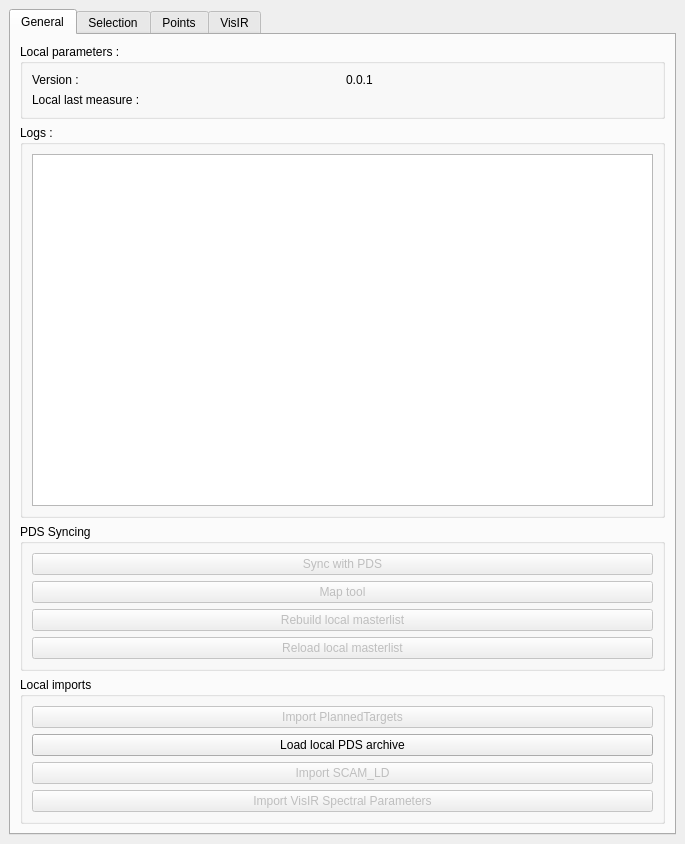
<?xml version="1.0" encoding="UTF-8"?>
<ui version="4.0">
 <class>supercamQGISCompanionDockWidgetBase</class>
 <widget class="QDockWidget" name="supercamQGISCompanionDockWidgetBase">
  <property name="geometry">
   <rect>
    <x>0</x>
    <y>0</y>
    <width>685</width>
    <height>844</height>
   </rect>
  </property>
  <property name="windowTitle">
   <string>SuperCam QGIS Companion</string>
  </property>
  <widget class="QWidget" name="dockWidgetContents">
   <layout class="QGridLayout" name="gridLayout">
    <item row="0" column="0">
     <widget class="QTabWidget" name="tabWidget">
      <property name="currentIndex">
       <number>0</number>
      </property>
      <widget class="QWidget" name="tab">
       <attribute name="title">
        <string>General</string>
       </attribute>
       <layout class="QGridLayout" name="gridLayout_9">
        <item row="0" column="0">
         <widget class="QGroupBox" name="groupBox">
          <property name="title">
           <string>Local parameters :</string>
          </property>
          <layout class="QGridLayout" name="gridLayout_8">
           <item row="1" column="0">
            <layout class="QHBoxLayout" name="horizontalLayout_10">
             <item>
              <widget class="QLabel" name="label_3">
               <property name="text">
                <string>Local last measure :</string>
               </property>
              </widget>
             </item>
             <item>
              <widget class="QLabel" name="localLastMeasure_Label">
               <property name="text">
                <string>&lt;unknown&gt;</string>
               </property>
              </widget>
             </item>
            </layout>
           </item>
           <item row="0" column="0">
            <layout class="QHBoxLayout" name="horizontalLayout_9">
             <item>
              <widget class="QLabel" name="label">
               <property name="text">
                <string>Version :</string>
               </property>
              </widget>
             </item>
             <item>
              <widget class="QLabel" name="version_Label">
               <property name="text">
                <string>0.0.1</string>
               </property>
              </widget>
             </item>
            </layout>
           </item>
          </layout>
         </widget>
        </item>
        <item row="2" column="0">
         <widget class="QGroupBox" name="groupBox_3">
          <property name="title">
           <string>PDS Syncing</string>
          </property>
          <layout class="QGridLayout" name="gridLayout_7">
           <item row="1" column="0">
            <widget class="QPushButton" name="mapTool_button">
             <property name="enabled">
              <bool>false</bool>
             </property>
             <property name="text">
              <string>Map tool</string>
             </property>
            </widget>
           </item>
           <item row="0" column="0">
            <widget class="QPushButton" name="syncPDS_button">
             <property name="enabled">
              <bool>false</bool>
             </property>
             <property name="text">
              <string>Sync with PDS</string>
             </property>
            </widget>
           </item>
           <item row="2" column="0">
            <widget class="QPushButton" name="rebuildLocalMasterlist_button">
             <property name="enabled">
              <bool>false</bool>
             </property>
             <property name="text">
              <string>Rebuild local masterlist</string>
             </property>
            </widget>
           </item>
           <item row="3" column="0">
            <widget class="QPushButton" name="reloadLocalMasterlist_button">
             <property name="enabled">
              <bool>false</bool>
             </property>
             <property name="text">
              <string>Reload local masterlist</string>
             </property>
            </widget>
           </item>
          </layout>
         </widget>
        </item>
        <item row="1" column="0">
         <widget class="QGroupBox" name="groupBox_2">
          <property name="title">
           <string>Logs :</string>
          </property>
          <layout class="QGridLayout" name="gridLayout_6">
           <item row="0" column="0">
            <widget class="QTextEdit" name="logs_TextEdit">
             <property name="readOnly">
              <bool>true</bool>
             </property>
            </widget>
           </item>
          </layout>
         </widget>
        </item>
        <item row="3" column="0">
         <widget class="QGroupBox" name="groupBox_9">
          <property name="title">
           <string>Local imports</string>
          </property>
          <layout class="QGridLayout" name="gridLayout_13">
           <item row="3" column="0">
            <widget class="QPushButton" name="visIRSpectralParametersImport_button">
             <property name="enabled">
              <bool>false</bool>
             </property>
             <property name="toolTip">
              <string>&lt;html&gt;&lt;head/&gt;&lt;body&gt;&lt;p&gt;VISIr spectral parameters, ...&lt;/p&gt;&lt;/body&gt;&lt;/html&gt;</string>
             </property>
             <property name="text">
              <string>Import VisIR Spectral Parameters</string>
             </property>
            </widget>
           </item>
           <item row="0" column="0">
            <widget class="QPushButton" name="plannedTargetsImport_button">
             <property name="enabled">
              <bool>false</bool>
             </property>
             <property name="toolTip">
              <string>&lt;html&gt;&lt;head/&gt;&lt;body&gt;&lt;p&gt;PlannedTargets, ...&lt;/p&gt;&lt;/body&gt;&lt;/html&gt;</string>
             </property>
             <property name="text">
              <string>Import PlannedTargets</string>
             </property>
            </widget>
           </item>
           <item row="2" column="0">
            <widget class="QPushButton" name="SCAMLDImport_button">
             <property name="enabled">
              <bool>false</bool>
             </property>
             <property name="text">
              <string>Import SCAM_LD</string>
             </property>
            </widget>
           </item>
           <item row="1" column="0">
            <widget class="QPushButton" name="pushButton">
             <property name="text">
              <string>Load local PDS archive</string>
             </property>
            </widget>
           </item>
          </layout>
         </widget>
        </item>
       </layout>
      </widget>
      <widget class="QWidget" name="tab_3">
       <attribute name="title">
        <string>Selection</string>
       </attribute>
       <layout class="QGridLayout" name="gridLayout_12">
        <item row="0" column="0">
         <widget class="QGroupBox" name="groupBox_7">
          <property name="title">
           <string>Points list</string>
          </property>
          <layout class="QGridLayout" name="gridLayout_11">
           <item row="0" column="0">
            <widget class="QListWidget" name="listWidget"/>
           </item>
          </layout>
         </widget>
        </item>
        <item row="1" column="0">
         <widget class="QGroupBox" name="groupBox_8">
          <property name="title">
           <string>Selection options</string>
          </property>
         </widget>
        </item>
       </layout>
      </widget>
      <widget class="QWidget" name="tab_2">
       <attribute name="title">
        <string>Points</string>
       </attribute>
       <layout class="QGridLayout" name="gridLayout_5">
        <item row="0" column="0">
         <layout class="QHBoxLayout" name="horizontalLayout_7">
          <item>
           <layout class="QHBoxLayout" name="horizontalLayout">
            <item>
             <widget class="QLabel" name="_name">
              <property name="text">
               <string>Name :</string>
              </property>
             </widget>
            </item>
            <item>
             <widget class="QLabel" name="name">
              <property name="text">
               <string>&lt;name&gt;</string>
              </property>
             </widget>
            </item>
           </layout>
          </item>
          <item>
           <spacer name="horizontalSpacer">
            <property name="orientation">
             <enum>Qt::Horizontal</enum>
            </property>
            <property name="sizeHint" stdset="0">
             <size>
              <width>20</width>
              <height>20</height>
             </size>
            </property>
           </spacer>
          </item>
          <item>
           <layout class="QHBoxLayout" name="horizontalLayout_2">
            <item>
             <widget class="QLabel" name="_time">
              <property name="text">
               <string>Time :</string>
              </property>
             </widget>
            </item>
            <item>
             <widget class="QLabel" name="time">
              <property name="text">
               <string>&lt;Time&gt;</string>
              </property>
             </widget>
            </item>
           </layout>
          </item>
         </layout>
        </item>
        <item row="1" column="0">
         <layout class="QHBoxLayout" name="horizontalLayout_8">
          <item>
           <layout class="QHBoxLayout" name="horizontalLayout_3">
            <item>
             <widget class="QLabel" name="_lat">
              <property name="text">
               <string>Lat :</string>
              </property>
             </widget>
            </item>
            <item>
             <widget class="QLabel" name="lat">
              <property name="text">
               <string>18,43071</string>
              </property>
             </widget>
            </item>
           </layout>
          </item>
          <item>
           <layout class="QHBoxLayout" name="horizontalLayout_4">
            <item>
             <widget class="QLabel" name="_lon">
              <property name="text">
               <string>Lon :</string>
              </property>
             </widget>
            </item>
            <item>
             <widget class="QLabel" name="lon">
              <property name="text">
               <string> 77,45372</string>
              </property>
             </widget>
            </item>
           </layout>
          </item>
          <item>
           <spacer name="horizontalSpacer_2">
            <property name="orientation">
             <enum>Qt::Horizontal</enum>
            </property>
            <property name="sizeHint" stdset="0">
             <size>
              <width>40</width>
              <height>20</height>
             </size>
            </property>
           </spacer>
          </item>
          <item>
           <layout class="QHBoxLayout" name="horizontalLayout_6">
            <item>
             <widget class="QLabel" name="_el">
              <property name="text">
               <string>El :</string>
              </property>
             </widget>
            </item>
            <item>
             <widget class="QLabel" name="el">
              <property name="text">
               <string>-48,52 °</string>
              </property>
             </widget>
            </item>
           </layout>
          </item>
          <item>
           <layout class="QHBoxLayout" name="horizontalLayout_5">
            <item>
             <widget class="QLabel" name="_az">
              <property name="text">
               <string>Az :</string>
              </property>
             </widget>
            </item>
            <item>
             <widget class="QLabel" name="az">
              <property name="text">
               <string>123,236 °</string>
              </property>
             </widget>
            </item>
           </layout>
          </item>
         </layout>
        </item>
        <item row="2" column="0">
         <widget class="QGroupBox" name="groupBox_6">
          <property name="title">
           <string>RMI</string>
          </property>
          <layout class="QGridLayout" name="gridLayout_4">
           <item row="0" column="0">
            <widget class="ImageView" name="RMI_imageView"/>
           </item>
          </layout>
         </widget>
        </item>
       </layout>
      </widget>
      <widget class="QWidget" name="VisIR_tab">
       <attribute name="title">
        <string>VisIR</string>
       </attribute>
       <layout class="QGridLayout" name="gridLayout_10">
        <item row="0" column="0">
         <widget class="QSplitter" name="splitter">
          <property name="orientation">
           <enum>Qt::Vertical</enum>
          </property>
          <widget class="QGroupBox" name="groupBox_4">
           <property name="title">
            <string>Spectra</string>
           </property>
           <layout class="QGridLayout" name="gridLayout_2">
            <item row="0" column="0">
             <widget class="PlotWidget" name="current_IRSPlot"/>
            </item>
           </layout>
          </widget>
          <widget class="QGroupBox" name="groupBox_5">
           <property name="title">
            <string>Spectral parameters</string>
           </property>
           <layout class="QGridLayout" name="gridLayout_3">
            <item row="0" column="0">
             <widget class="QSplitter" name="splitter_2">
              <property name="orientation">
               <enum>Qt::Horizontal</enum>
              </property>
              <widget class="QWidget" name="layoutWidget">
               <layout class="QVBoxLayout" name="verticalLayout">
                <item>
                 <widget class="QTableWidget" name="spectralParameters_table">
                  <row>
                   <property name="text">
                    <string>BD1420</string>
                   </property>
                  </row>
                  <row>
                   <property name="text">
                    <string>BD1900_2</string>
                   </property>
                  </row>
                  <row>
                   <property name="text">
                    <string>BD1920</string>
                   </property>
                  </row>
                  <row>
                   <property name="text">
                    <string>BD1930</string>
                   </property>
                  </row>
                  <row>
                   <property name="text">
                    <string>BD1940</string>
                   </property>
                  </row>
                  <row>
                   <property name="text">
                    <string>BD2210</string>
                   </property>
                  </row>
                  <row>
                   <property name="text">
                    <string>BD2280</string>
                   </property>
                  </row>
                  <row>
                   <property name="text">
                    <string>BD2320</string>
                   </property>
                  </row>
                  <row>
                   <property name="text">
                    <string>LCPINDEX2</string>
                   </property>
                  </row>
                  <row>
                   <property name="text">
                    <string>HCPINDEX2</string>
                   </property>
                  </row>
                  <row>
                   <property name="text">
                    <string>BD2530</string>
                   </property>
                  </row>
                  <row>
                   <property name="text">
                    <string>SINDEX2</string>
                   </property>
                  </row>
                  <row>
                   <property name="text">
                    <string>S2100_2500</string>
                   </property>
                  </row>
                  <row>
                   <property name="text">
                    <string>S1350_1800</string>
                   </property>
                  </row>
                  <row>
                   <property name="text">
                    <string>BD433</string>
                   </property>
                  </row>
                  <row>
                   <property name="text">
                    <string>BD545</string>
                   </property>
                  </row>
                  <row>
                   <property name="text">
                    <string>BD650</string>
                   </property>
                  </row>
                  <row>
                   <property name="text">
                    <string>R6744</string>
                   </property>
                  </row>
                  <row>
                   <property name="text">
                    <string>R7584</string>
                   </property>
                  </row>
                  <row>
                   <property name="text">
                    <string>S6744</string>
                   </property>
                  </row>
                  <row>
                   <property name="text">
                    <string>S7584</string>
                   </property>
                  </row>
                  <row>
                   <property name="text">
                    <string>S6075</string>
                   </property>
                  </row>
                  <row>
                   <property name="text">
                    <string>R6084</string>
                   </property>
                  </row>
                  <row>
                   <property name="text">
                    <string>S6084</string>
                   </property>
                  </row>
                  <column>
                   <property name="text">
                    <string>Mean</string>
                   </property>
                  </column>
                  <column>
                   <property name="text">
                    <string>Median</string>
                   </property>
                  </column>
                  <column>
                   <property name="text">
                    <string>StDev</string>
                   </property>
                  </column>
                  <item row="0" column="0">
                   <property name="text">
                    <string>#</string>
                   </property>
                  </item>
                  <item row="0" column="1">
                   <property name="text">
                    <string>#</string>
                   </property>
                  </item>
                  <item row="0" column="2">
                   <property name="text">
                    <string>#</string>
                   </property>
                  </item>
                  <item row="1" column="0">
                   <property name="text">
                    <string>#</string>
                   </property>
                  </item>
                  <item row="1" column="1">
                   <property name="text">
                    <string>#</string>
                   </property>
                  </item>
                  <item row="1" column="2">
                   <property name="text">
                    <string>#</string>
                   </property>
                  </item>
                  <item row="2" column="0">
                   <property name="text">
                    <string>#</string>
                   </property>
                  </item>
                  <item row="2" column="1">
                   <property name="text">
                    <string>#</string>
                   </property>
                  </item>
                  <item row="2" column="2">
                   <property name="text">
                    <string>#</string>
                   </property>
                  </item>
                  <item row="3" column="0">
                   <property name="text">
                    <string>#</string>
                   </property>
                  </item>
                  <item row="3" column="1">
                   <property name="text">
                    <string>#</string>
                   </property>
                  </item>
                  <item row="3" column="2">
                   <property name="text">
                    <string>#</string>
                   </property>
                  </item>
                  <item row="4" column="0">
                   <property name="text">
                    <string>#</string>
                   </property>
                  </item>
                  <item row="4" column="1">
                   <property name="text">
                    <string>#</string>
                   </property>
                  </item>
                  <item row="4" column="2">
                   <property name="text">
                    <string>#</string>
                   </property>
                  </item>
                  <item row="5" column="0">
                   <property name="text">
                    <string>#</string>
                   </property>
                  </item>
                  <item row="5" column="1">
                   <property name="text">
                    <string>#</string>
                   </property>
                  </item>
                  <item row="5" column="2">
                   <property name="text">
                    <string>#</string>
                   </property>
                  </item>
                  <item row="6" column="0">
                   <property name="text">
                    <string>#</string>
                   </property>
                  </item>
                  <item row="6" column="1">
                   <property name="text">
                    <string>#</string>
                   </property>
                  </item>
                  <item row="6" column="2">
                   <property name="text">
                    <string>#</string>
                   </property>
                  </item>
                  <item row="7" column="0">
                   <property name="text">
                    <string>#</string>
                   </property>
                  </item>
                  <item row="7" column="1">
                   <property name="text">
                    <string>#</string>
                   </property>
                  </item>
                  <item row="7" column="2">
                   <property name="text">
                    <string>#</string>
                   </property>
                  </item>
                  <item row="8" column="0">
                   <property name="text">
                    <string>#</string>
                   </property>
                  </item>
                  <item row="8" column="1">
                   <property name="text">
                    <string>#</string>
                   </property>
                  </item>
                  <item row="8" column="2">
                   <property name="text">
                    <string>#</string>
                   </property>
                  </item>
                  <item row="9" column="0">
                   <property name="text">
                    <string>#</string>
                   </property>
                  </item>
                  <item row="9" column="1">
                   <property name="text">
                    <string>#</string>
                   </property>
                  </item>
                  <item row="9" column="2">
                   <property name="text">
                    <string>#</string>
                   </property>
                  </item>
                  <item row="10" column="0">
                   <property name="text">
                    <string>#</string>
                   </property>
                  </item>
                  <item row="10" column="1">
                   <property name="text">
                    <string>#</string>
                   </property>
                  </item>
                  <item row="10" column="2">
                   <property name="text">
                    <string>#</string>
                   </property>
                  </item>
                  <item row="11" column="0">
                   <property name="text">
                    <string>#</string>
                   </property>
                  </item>
                  <item row="11" column="1">
                   <property name="text">
                    <string>#</string>
                   </property>
                  </item>
                  <item row="11" column="2">
                   <property name="text">
                    <string>#</string>
                   </property>
                  </item>
                  <item row="12" column="0">
                   <property name="text">
                    <string>#</string>
                   </property>
                  </item>
                  <item row="12" column="1">
                   <property name="text">
                    <string>#</string>
                   </property>
                  </item>
                  <item row="12" column="2">
                   <property name="text">
                    <string>#</string>
                   </property>
                  </item>
                  <item row="13" column="0">
                   <property name="text">
                    <string>#</string>
                   </property>
                  </item>
                  <item row="13" column="1">
                   <property name="text">
                    <string>#</string>
                   </property>
                  </item>
                  <item row="13" column="2">
                   <property name="text">
                    <string>#</string>
                   </property>
                  </item>
                  <item row="14" column="0">
                   <property name="text">
                    <string>#</string>
                   </property>
                  </item>
                  <item row="14" column="1">
                   <property name="text">
                    <string>#</string>
                   </property>
                  </item>
                  <item row="14" column="2">
                   <property name="text">
                    <string>#</string>
                   </property>
                  </item>
                  <item row="15" column="0">
                   <property name="text">
                    <string>#</string>
                   </property>
                  </item>
                  <item row="15" column="1">
                   <property name="text">
                    <string>#</string>
                   </property>
                  </item>
                  <item row="15" column="2">
                   <property name="text">
                    <string>#</string>
                   </property>
                  </item>
                  <item row="16" column="0">
                   <property name="text">
                    <string>#</string>
                   </property>
                  </item>
                  <item row="16" column="1">
                   <property name="text">
                    <string>#</string>
                   </property>
                  </item>
                  <item row="16" column="2">
                   <property name="text">
                    <string>#</string>
                   </property>
                  </item>
                  <item row="17" column="0">
                   <property name="text">
                    <string>#</string>
                   </property>
                  </item>
                  <item row="17" column="1">
                   <property name="text">
                    <string>#</string>
                   </property>
                  </item>
                  <item row="17" column="2">
                   <property name="text">
                    <string>#</string>
                   </property>
                  </item>
                  <item row="18" column="0">
                   <property name="text">
                    <string>#</string>
                   </property>
                  </item>
                  <item row="18" column="1">
                   <property name="text">
                    <string>#</string>
                   </property>
                  </item>
                  <item row="18" column="2">
                   <property name="text">
                    <string>#</string>
                   </property>
                  </item>
                  <item row="19" column="0">
                   <property name="text">
                    <string>#</string>
                   </property>
                  </item>
                  <item row="19" column="1">
                   <property name="text">
                    <string>#</string>
                   </property>
                  </item>
                  <item row="19" column="2">
                   <property name="text">
                    <string>#</string>
                   </property>
                  </item>
                  <item row="20" column="0">
                   <property name="text">
                    <string>#</string>
                   </property>
                  </item>
                  <item row="20" column="1">
                   <property name="text">
                    <string>#</string>
                   </property>
                  </item>
                  <item row="20" column="2">
                   <property name="text">
                    <string>#</string>
                   </property>
                  </item>
                  <item row="21" column="0">
                   <property name="text">
                    <string>#</string>
                   </property>
                  </item>
                  <item row="21" column="1">
                   <property name="text">
                    <string>#</string>
                   </property>
                  </item>
                  <item row="21" column="2">
                   <property name="text">
                    <string>#</string>
                   </property>
                  </item>
                  <item row="22" column="0">
                   <property name="text">
                    <string>#</string>
                   </property>
                  </item>
                  <item row="22" column="1">
                   <property name="text">
                    <string>#</string>
                   </property>
                  </item>
                  <item row="22" column="2">
                   <property name="text">
                    <string>#</string>
                   </property>
                  </item>
                  <item row="23" column="0">
                   <property name="text">
                    <string>#</string>
                   </property>
                  </item>
                  <item row="23" column="1">
                   <property name="text">
                    <string>#</string>
                   </property>
                  </item>
                  <item row="23" column="2">
                   <property name="text">
                    <string>#</string>
                   </property>
                  </item>
                 </widget>
                </item>
                <item>
                 <widget class="QPushButton" name="plotSpectralParameters_button">
                  <property name="text">
                   <string>Plot</string>
                  </property>
                 </widget>
                </item>
               </layout>
              </widget>
              <widget class="PlotWidget" name="spectralParameters_plot"/>
             </widget>
            </item>
           </layout>
          </widget>
         </widget>
        </item>
       </layout>
      </widget>
     </widget>
    </item>
   </layout>
  </widget>
 </widget>
 <customwidgets>
  <customwidget>
   <class>ImageView</class>
   <extends>QGraphicsView</extends>
   <header>pyqtgraph.h</header>
  </customwidget>
  <customwidget>
   <class>PlotWidget</class>
   <extends>QGraphicsView</extends>
   <header>pyqtgraph.h</header>
  </customwidget>
 </customwidgets>
 <resources/>
 <connections/>
</ui>
